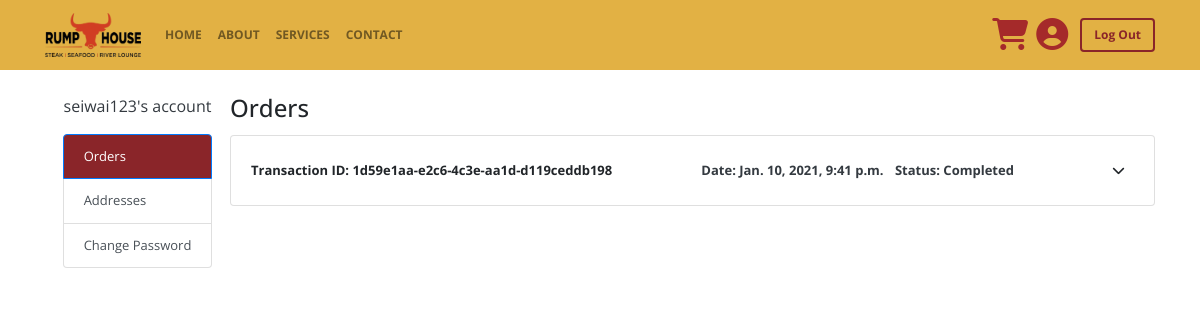
Page /profile/Orders/ (signed in) on the committed database.
### foodstore/models.py (models this page shows, shortened)
class Order(models.Model):
    customer = models.ForeignKey(Customer, on_delete=models.SET_NULL, null=True)
    date_created = models.DateTimeField(default=timezone.now)
    date_ordered = models.DateTimeField(null=True, blank=True)
    complete = models.BooleanField(default=False, null=True)
    transaction_id = models.UUIDField(null=True, blank=True)
    discount_code = models.ForeignKey(Voucher, on_delete=models.SET_NULL, null=True, blank=True)
    @property
    def get_cart_total(self):
        orderitems = self.orderitem_set.all()
        return f'{sum([item.get_total for item in orderitems]):.2f}'
    @property
    def get_discount_amount(self):
        if self.discount_code:
            if self.discount_code.discount_unit == 'Amount Off':
                discount = self.discount_code.discount
            elif self.discount_code.discount_unit == 'Percent Off':
                discount = self.discount_code.discount/100 * float(self.get_cart_total)
            return f'{discount:.2f}'
        return f'{0:.2f}'
    @property
    def get_delivery_fees(self):
        if float(self.get_cart_total):
            if (float(self.get_cart_total)-float(self.get_discount_amount)) < 30:
                return f'{8:.2f}'
        return f'{0:.2f}'
    @property
    def get_cart_grand_total(self):
        return f'{float(self.get_cart_total) + float(self.get_delivery_fees) - float(self.get_discount_amount):.2f}'

### foodstore/views.py (the view, shortened to what this page needs)
# urls.py: path('profile/<str:choice>/', views.ProfileView.as_view(), name='store-profile'),
class ProfileView(LoginRequiredMixin, ListView):
    template_name = 'foodstore/profile_orders.html'
    model = Order
    def get_orders_object_context(self, context, customer):
        orders = Order.objects.filter(customer=customer, complete=True).order_by('-date_ordered')
        context['orders'] = orders
        context['subtitle'] = 'Orders'
        context['title'] = 'Order History'
    def get_context_data(self, **kwargs):
        choice = self.kwargs.get('choice')
        context = super(ProfileView, self).get_context_data(**kwargs)
        customer, order = get_customer_and_order(self.request)
        context['kwargs'] = self.kwargs
        context['GET_subURL'] = ['Orders', 'Addresses', 'Change Password']
        if choice == 'Orders':
            self.get_orders_object_context(context, customer)
        elif choice == 'Addresses':
            self.get_address_object_context(context, customer)
        elif choice == 'Change Password':
            self.get_password_change_form_context(context)
        elif choice == 'Change Password Success':
            self.get_password_change_success_context(context)
        return context

### foodstore/models.py (called while the page is built)
    @property
    def imageURL(self):
        from django.conf import settings
        from .utils import create_presigned_url
        try:
            url = self.image.url
            tmpkey = url.split('/')[3:]
            tmpkey[-1] = tmpkey[-1].split('?')[0]
            tmpkey = '/'.join(tmpkey)
            url = create_presigned_url(settings.AWS_STORAGE_BUCKET_NAME + '-resized', tmpkey, )
        except:
            url = ''
        return url

    @property
    def get_total(self):
        return self.product.price * self.quantity

### foodstore/utils.py (called while the page is built)
def get_customer_and_order(request):
    customer, created = Customer.objects.get_or_create(user=request.user, email=request.user.email, firstName=request.user.first_name, lastName=request.user.last_name)
    order, created = Order.objects.get_or_create(customer=customer, complete=False)
    return customer, order

### foodstore/templates/foodstore/profile_orders.html (shortened to what this page needs)
{% extends 'foodstore/profile_base.html' %}
{% load static %}
{% block profileContent %}
    {% if orders %}
        {% for order in orders %}
            <div class="card w-100 mb-4 font-small">
                <div class="card-body">
                    <div class="d-flex justify-content-between align-items-center font-weight-bold">
                        <div class="">Transaction ID: <span>{{ order.transaction_id }}</span></div>
                        <div class="">
                            <div class="text-dark d-inline mr-2">Date: <span>{{ order.date_ordered }}</span></div>
                            <div class="text-dark d-inline">Status: <span>{% if order.complete %} Completed {% else %} Pending {% endif %}</span></div>
                        </div>
                        <button class="btn font-small btn-sm" type="button" data-toggle="collapse" data-target="#orderID{{ order.id }}" aria-expanded="false" aria-controls="orderID{{ order.id }}">
                            <i class="fas fa-chevron-down"></i>
                        </button>
                    </div>
                </div>
            </div>
        {% endfor %}
    {% endif %}
{% endblock %}

### foodstore/templates/foodstore/profile_base.html
{% extends 'foodstore/base.html' %}
{% load static %}
{% block content %}
    <div class="container">
        <div id="profileContainer" class="d-flex">
                <aside class="col-lg-2">
                    <div class="side-sticky">
                        <div class="my-4">
                            <div class="row justify-content-center mb-3">
                                <div class="text-dark">{{ request.user }}'s account</div>
                            </div>
                            <div class="row justify-content-center">
                                <div id="profileChoices" class="list-group">
                                    {% for choice in GET_subURL %}
                                        {% if choice == kwargs.choice %}
                                            <a type="button" class="list-group-item list-group-item-action active" href="{% url 'store-profile' choice %}">{{ choice }}</a>
                                        {% else %}
                                            <a type="button" class="list-group-item list-group-item-action" href="{% url 'store-profile' choice %}">{{ choice }}</a>
                                        {% endif %}
                                    {% endfor %}
                                </div>
                            </div>
                        </div>
                    </div>
                </aside>
            <aside class="col-lg-10">
                <div class="my-4">
                    <div class="row">
                        <h4 id="accountTitle" class="card-title">{{ subtitle }}</h4>
                    </div>
                    <div id="accountContent" class="row justify-content-center">
                        {% block profileContent %}
                        {% endblock %}
                    </div>
                </div>
            </aside>
        </div>
    </div>
{% endblock %}

### foodstore/static/foodstore/main.css (style rules this page uses)
body { font-family: 'Open Sans', sans-serif; }
.list-group { font-size: small; }
.list-group-item.active { background-color: rgb(138, 37, 41)!important; }
.font-small { font-size: small; }
.side-sticky { position: sticky!important; top: 90px; }

### rows in the picture
Order: transaction_id "1d59e1aa-e2c6-4c3e-aa1d-d119ceddb198", date_ordered "Jan. 10, 2021, 9:41 p.m.", complete "Completed"

### other values in the picture
{{ request.user }} "seiwai123"
{{ choice }} "Orders"
{{ choice }} "Addresses" "Change Password"
{{ subtitle }} "Orders"
